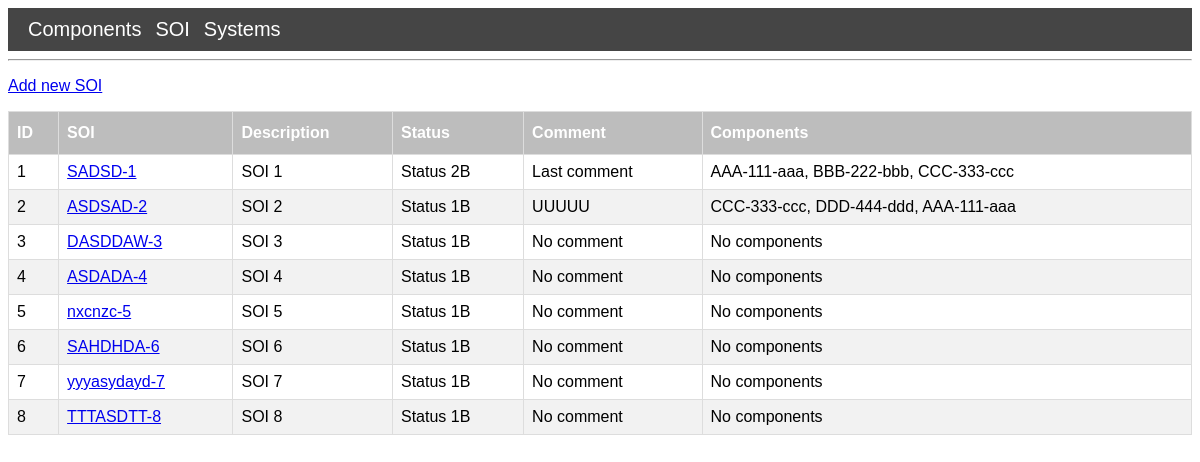
The app's page /soi_list with its own data.
### app/models.py (models this page shows, shortened)
class SOI(db.Model):
    soi_id = db.Column(db.Integer, primary_key=True)
    soi_name = db.Column(db.String(160), unique=True)
    soi_description = db.Column(db.String(160))
    soi_status = db.Column(db.String(160))
    soi_commentss = db.relationship("SoiComment", backref="soi", lazy=True)
    component_joint = db.relationship("ComponentSoi", backref="soi", lazy=True)

class SoiComment(db.Model):
    soi_comment_id = db.Column(db.Integer, primary_key=True)
    what_soi_id = db.Column(db.Integer, db.ForeignKey("soi.soi_id"))
    soi_comment_text = db.Column(db.String(160))
    timestamp_soi_comment = db.Column(db.DateTime, index=True, default=datetime.utcnow)

### app/routes.py (the view)
@app.route("/soi_list")
def soi_list():
    sois = SOI.query.order_by(SOI.soi_id.asc())
    sois_id = [x.soi_id for x in sois]
    all_comments = [
        SOI.query.filter_by(soi_id=x).first().soi_commentss for x in sois_id
    ]
    last_comments = [
        x[-1].soi_comment_text if x else "No comment" for x in all_comments
    ]
    def what_comp(item):
        comp = Component.query.filter_by(component_id=item).first().component_name
        return comp
    comps_joint = [ComponentSoi.query.join(SOI).filter_by(soi_id=soi).all() for soi in sois_id]
    used_components = [['No components'] if x ==[] else [', '.join(what_comp(item=y.what_comp_joint) for y in x)] for x in comps_joint]
    return render_template(
        "lists/soi_list.html", title="SOI", sois=sois, last_comments=last_comments,used_components=used_components
    )

### app/templates/lists/soi_list.html
{% extends "base.html" %} {% block content %}
<a href="/soi_list/add_new_soi">Add new SOI</a>
<body>
  <table>
    <thead>
      <tr>
        <th>ID</th>
        <th>SOI</th>
        <th>Description</th>
        <th>Status</th>
        <th>Comment</th>
        <th>Components</th>
      </tr>
    </thead>
    <tbody>
      {% for soi in sois %}
      <tr>
        <td>{{ soi.soi_id }}</td>
        <td><a href="{{ url_for('soi_view', soi_id=soi.soi_id) }}">{{ soi.soi_name }}</a></td>
        <td>{{ soi.soi_description }}</td>
        <td>{{ soi.soi_status }}</td>
        <td>{{ last_comments[loop.index -1] }}</td>
        <td>{{ used_components[loop.index -1][0] }}</td>
      </tr>
      {% endfor %}
    </tbody>
  </table>
</body>
{% endblock %}

### app/static/css/styles.css (style rules this page uses)
a, p, b, li { font-family: Arial, Helvetica, sans-serif; font-size: 16px; }
table { font-family: Helvetica; border-collapse: collapse; width: 100%; }
td, th { border: 1px solid #ddd; padding: 8px; }
tr:nth-child(even) { background-color: #f2f2f2; }
th { padding-top: 12px; padding-bottom: 12px; text-align: left; background-color: #bdbdbd; color: white; }

### records on screen
SOI: soi_id "1", soi_name "SADSD-1", soi_description "SOI 1", soi_status "Status 2B", used_components "AAA-111-aaa, BBB-222-bbb, CCC-333-ccc"
SoiComment: soi_comment_text "Last comment"
SOI: soi_id "2", soi_name "ASDSAD-2", soi_description "SOI 2", soi_status "Status 1B", used_components "CCC-333-ccc, DDD-444-ddd, AAA-111-aaa"
SoiComment: soi_comment_text "UUUUU"
SOI: soi_id "3", soi_name "DASDDAW-3", soi_description "SOI 3", soi_status "Status 1B", last_comments "No comment", used_components "No components"
SOI: soi_id "4", soi_name "ASDADA-4", soi_description "SOI 4", soi_status "Status 1B", last_comments "No comment", used_components "No components"
SOI: soi_id "5", soi_name "nxcnzc-5", soi_description "SOI 5", soi_status "Status 1B", last_comments "No comment", used_components "No components"
SOI: soi_id "6", soi_name "SAHDHDA-6", soi_description "SOI 6", soi_status "Status 1B", last_comments "No comment", used_components "No components"
SOI: soi_id "7", soi_name "yyyasydayd-7", soi_description "SOI 7", soi_status "Status 1B", last_comments "No comment", used_components "No components"
SOI: soi_id "8", soi_name "TTTASDTT-8", soi_description "SOI 8", soi_status "Status 1B", last_comments "No comment", used_components "No components"
